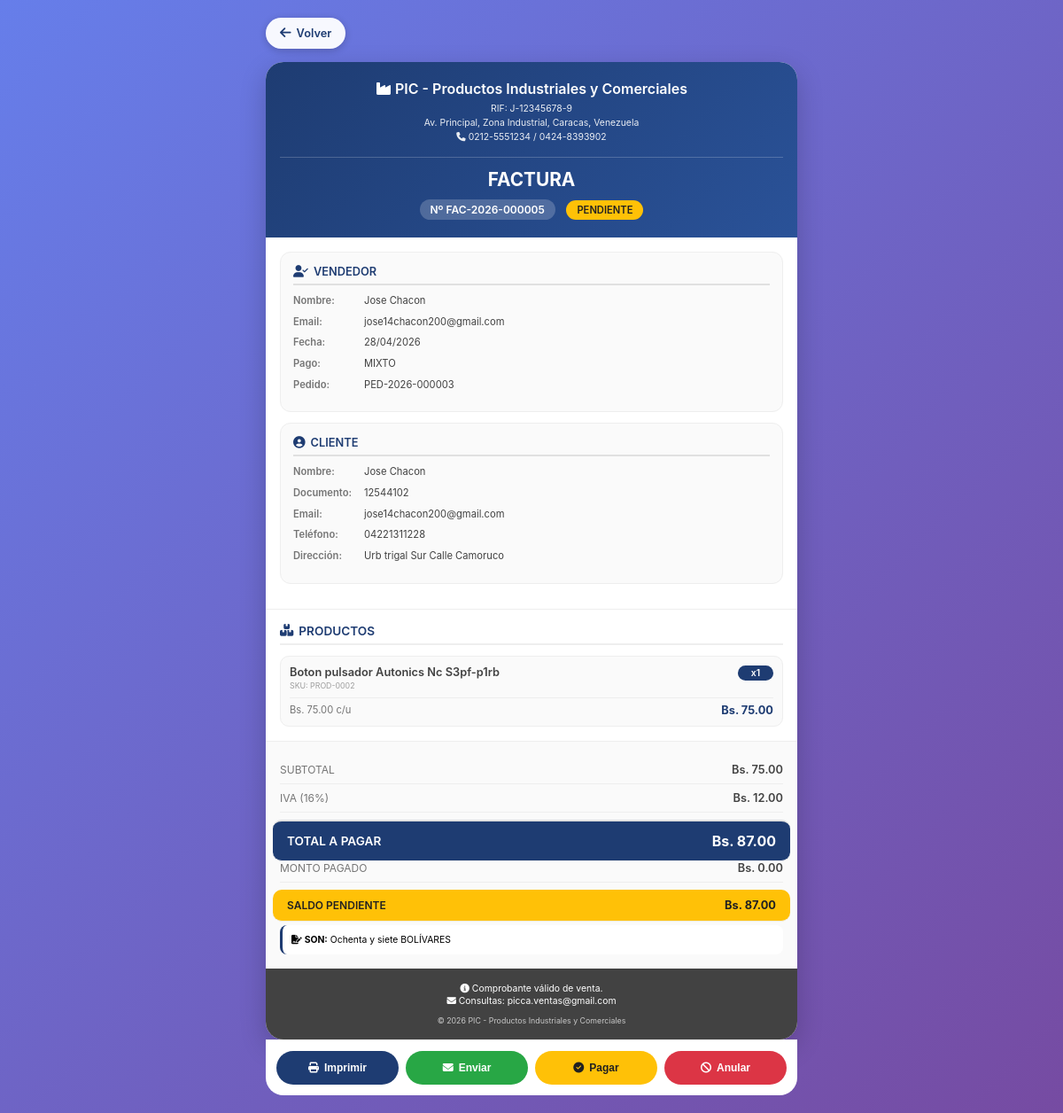
/facturacion/ver_factura.php?id=5 (signed in), run on an earlier commit of the app's database.
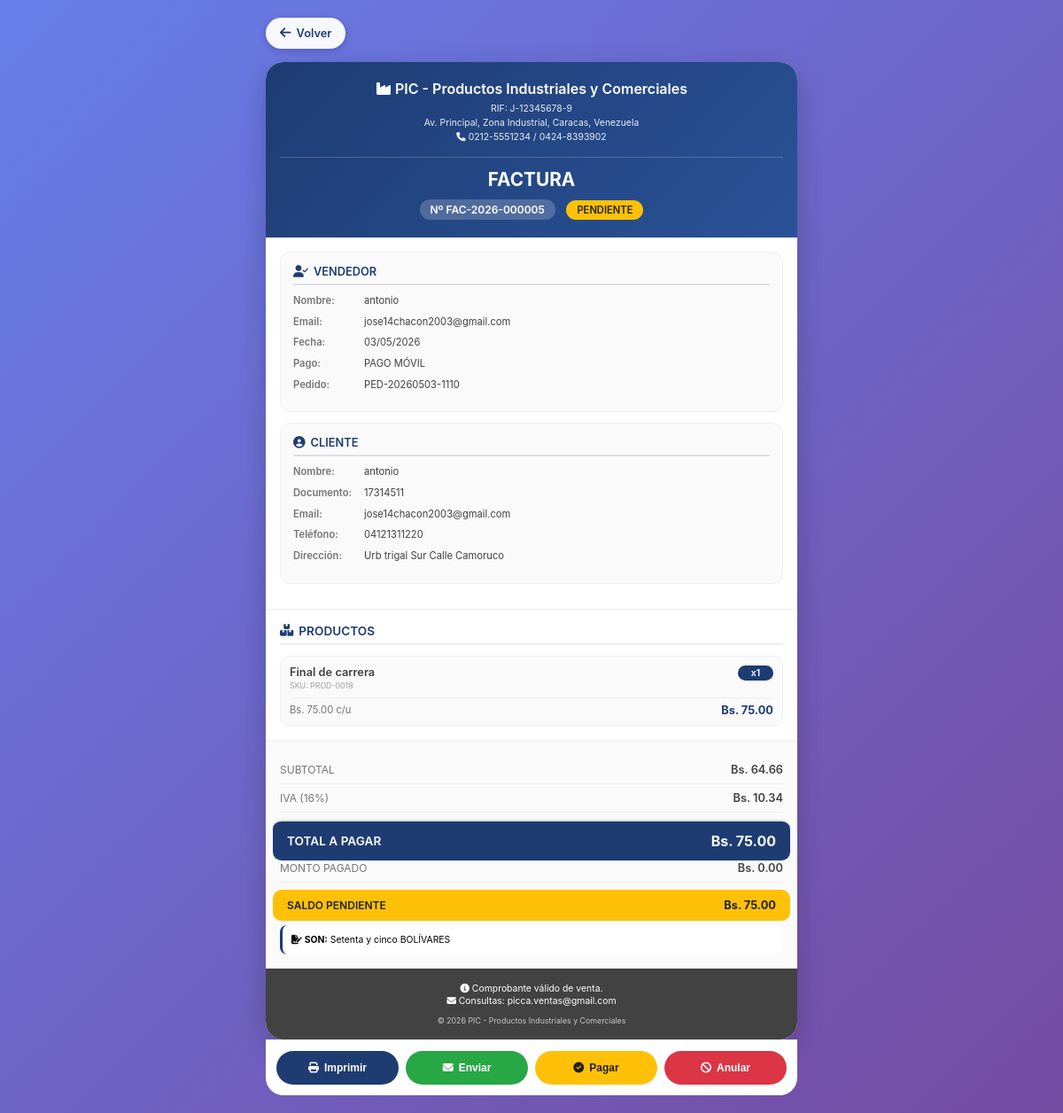
And on a later commit of the database.
### tables this page shows
CREATE TABLE `facturas` (
  `id` int NOT NULL AUTO_INCREMENT,
  `pedido_id` int DEFAULT NULL,
  `cliente_id` int NOT NULL,
  `numero_factura` varchar(20) NOT NULL,
  `fecha_emision` datetime DEFAULT CURRENT_TIMESTAMP,
  `fecha_vencimiento` date DEFAULT NULL,
  `subtotal` decimal(10,2) DEFAULT '0.00',
  `iva` decimal(10,2) DEFAULT '0.00',
  `total` decimal(10,2) NOT NULL DEFAULT '0.00',
  `metodo_pago` varchar(50) DEFAULT NULL,
  `estado` enum('pendiente','pagada','anulada') DEFAULT 'pendiente',
  `usuario_id` int DEFAULT NULL,
  `created_at` timestamp NULL DEFAULT CURRENT_TIMESTAMP,
  PRIMARY KEY (`id`),
  UNIQUE KEY `numero_factura` (`numero_factura`),
  UNIQUE KEY `pedido_id` (`pedido_id`),
  KEY `cliente_id` (`cliente_id`),
  CONSTRAINT `facturas_ibfk_1` FOREIGN KEY (`pedido_id`) REFERENCES `pedidos` (`id`) ON DELETE SET NULL,
  CONSTRAINT `facturas_ibfk_2` FOREIGN KEY (`cliente_id`) REFERENCES `clientes` (`id`) ON DELETE CASCADE
);

CREATE TABLE `users` (
  `id` int NOT NULL AUTO_INCREMENT,
  `nombre` varchar(100) NOT NULL,
  `correo` varchar(100) NOT NULL,
  `password` varchar(255) NOT NULL,
  `direccion` varchar(255) DEFAULT NULL,
  `estado` varchar(20) DEFAULT 'activo',
  `cedula` varchar(20) DEFAULT NULL,
  `telefono` varchar(20) DEFAULT NULL,
  `foto_perfil` varchar(255) DEFAULT NULL,
  `rol` varchar(20) DEFAULT 'usuario',
  `is_active` tinyint(1) DEFAULT '1',
  `email_verified` tinyint(1) DEFAULT '0',
  `verification_token` varchar(255) DEFAULT NULL,
  `last_login` datetime DEFAULT NULL,
  `created_at` timestamp NULL DEFAULT CURRENT_TIMESTAMP,
  PRIMARY KEY (`id`),
  UNIQUE KEY `correo` (`correo`),
  UNIQUE KEY `cedula` (`cedula`),
  KEY `idx_users_estado` (`estado`),
  KEY `idx_users_correo` (`correo`)
);

CREATE TABLE `pedidos` (
  `id` int NOT NULL AUTO_INCREMENT,
  `cliente_id` int DEFAULT NULL,
  `usuario_id` int DEFAULT NULL,
  `numero_pedido` varchar(20) NOT NULL,
  `fecha_pedido` datetime DEFAULT CURRENT_TIMESTAMP,
  `subtotal` decimal(10,2) NOT NULL DEFAULT '0.00',
  `impuesto` decimal(10,2) NOT NULL DEFAULT '0.00',
  `iva` decimal(10,2) NOT NULL DEFAULT '0.00',
  `total` decimal(10,2) NOT NULL DEFAULT '0.00',
  `estado` enum('pendiente','procesando','enviado','entregado','cancelado','facturado') DEFAULT 'pendiente',
  `metodo_pago` varchar(50) DEFAULT NULL,
  `referencia_pago` varchar(100) DEFAULT NULL,
  `comprobante_pago` varchar(255) DEFAULT NULL,
  `notas_cliente` text,
  `notas_internas` text,
  `observaciones` text,
  `fecha_facturacion` datetime DEFAULT NULL,
  `direccion_envio` text,
  `created_at` timestamp NULL DEFAULT CURRENT_TIMESTAMP,
  `updated_at` timestamp NULL DEFAULT CURRENT_TIMESTAMP ON UPDATE CURRENT_TIMESTAMP,
  PRIMARY KEY (`id`),
  UNIQUE KEY `numero_pedido` (`numero_pedido`),
  KEY `cliente_id` (`cliente_id`),
  KEY `usuario_id` (`usuario_id`),
  CONSTRAINT `pedidos_ibfk_1` FOREIGN KEY (`cliente_id`) REFERENCES `clientes` (`id`) ON DELETE SET NULL,
  CONSTRAINT `pedidos_ibfk_2` FOREIGN KEY (`usuario_id`) REFERENCES `users` (`id`) ON DELETE SET NULL
);

CREATE TABLE `clientes` (
  `id` int NOT NULL AUTO_INCREMENT,
  `tipo_documento` enum('cedula','ruc','pasaporte','dni') DEFAULT 'cedula',
  `documento` varchar(20) NOT NULL,
  `nombre` varchar(100) NOT NULL,
  `email` varchar(100) NOT NULL,
  `telefono` varchar(20) DEFAULT NULL,
  `direccion` text,
  `ciudad` varchar(50) DEFAULT NULL,
  `estado` enum('activo','inactivo','moroso') DEFAULT 'activo',
  `fecha_registro` datetime DEFAULT CURRENT_TIMESTAMP,
  PRIMARY KEY (`id`),
  UNIQUE KEY `documento` (`documento`)
);

CREATE TABLE `factura_detalles` (
  `id` int NOT NULL AUTO_INCREMENT,
  `factura_id` int NOT NULL,
  `producto_id` int NOT NULL,
  `cantidad` int NOT NULL DEFAULT '1',
  `precio_unitario` decimal(10,2) NOT NULL DEFAULT '0.00',
  `subtotal` decimal(10,2) NOT NULL DEFAULT '0.00',
  PRIMARY KEY (`id`),
  KEY `factura_id` (`factura_id`),
  KEY `producto_id` (`producto_id`),
  CONSTRAINT `factura_detalles_ibfk_1` FOREIGN KEY (`factura_id`) REFERENCES `facturas` (`id`) ON DELETE CASCADE,
  CONSTRAINT `factura_detalles_ibfk_2` FOREIGN KEY (`producto_id`) REFERENCES `products` (`id`) ON DELETE CASCADE
);

CREATE TABLE `products` (
  `id` int NOT NULL AUTO_INCREMENT,
  `sku` varchar(100) DEFAULT NULL,
  `name` varchar(255) NOT NULL,
  `price` decimal(10,2) NOT NULL,
  `image_url` varchar(512) DEFAULT NULL,
  `description` text,
  `category` varchar(100) DEFAULT 'General',
  `rating` decimal(2,1) DEFAULT '0.0',
  `views_count` int DEFAULT '0',
  `specs` text,
  `stock` int DEFAULT '0',
  `is_featured` tinyint(1) DEFAULT '0',
  `weight` decimal(10,2) DEFAULT '0.00',
  `dimensions` varchar(100) DEFAULT NULL,
  `currency` varchar(3) DEFAULT 'Bs',
  `active` tinyint(1) NOT NULL DEFAULT '1',
  `deleted_at` datetime DEFAULT NULL,
  `created_at` timestamp NULL DEFAULT CURRENT_TIMESTAMP,
  `updated_at` timestamp NULL DEFAULT CURRENT_TIMESTAMP ON UPDATE CURRENT_TIMESTAMP,
  PRIMARY KEY (`id`),
  UNIQUE KEY `sku` (`sku`)
);

### facturacion/ver_factura.php (the view, shortened to what the changed rows need)
<?php
$host = 'localhost';
$dbname = 'carrito_db';
$username = 'root';
$password = '';
try {
    $pdo = new PDO("mysql:host=$host;dbname=$dbname;charset=utf8", $username, $password);
    $pdo->setAttribute(PDO::ATTR_ERRMODE, PDO::ERRMODE_EXCEPTION);
    $pdo->setAttribute(PDO::ATTR_DEFAULT_FETCH_MODE, PDO::FETCH_ASSOC);
    $pdo->exec("SET time_zone = '-04:00'");
} catch (PDOException $e) {
    die("Error de conexión: " . htmlspecialchars($e->getMessage()));
}
$factura_id = $_GET['id'] ?? 0;
try {
    $stmt = $pdo->prepare("
        SELECT f.*,
               c.nombre as cliente_nombre,
               c.documento as cliente_documento,
               c.email as cliente_email,
               c.telefono as cliente_telefono,
               c.direccion as cliente_direccion,
               c.ciudad as cliente_ciudad,
               u.nombre as vendedor_nombre,
               u.correo as vendedor_email,
               p.numero_pedido,
               p.metodo_pago as pedido_metodo_pago,
               p.created_at as fecha_pedido,
               p.notas_internas as pedido_notas,
               p.observaciones
        FROM facturas f
        LEFT JOIN clientes c ON f.cliente_id = c.id
        LEFT JOIN users u ON f.usuario_id = u.id
        LEFT JOIN pedidos p ON f.pedido_id = p.id
        WHERE f.id = ?
    ");
    $stmt->execute([$factura_id]);
    $factura = $stmt->fetch();
    $metodo_pago_real = $factura['metodo_pago'];
    if (!empty($factura['pedido_metodo_pago']) && $factura['pedido_metodo_pago'] !== 'transferencia') {
        $metodo_pago_real = $factura['pedido_metodo_pago'];
    }
    $stmt = $pdo->prepare("
        SELECT fd.*,
               p.name as producto_nombre,
               p.sku,
               p.category as categoria,
               p.description as producto_descripcion
        FROM factura_detalles fd
        LEFT JOIN products p ON fd.producto_id = p.id
        WHERE fd.factura_id = ?
        ORDER BY fd.id
    ");
    $stmt->execute([$factura_id]);
    $detalles = $stmt->fetchAll();
    $total_pagado = ($factura['estado'] === 'pagada') ? $factura['total'] : 0;
    $saldo_pendiente = $factura['total'] - $total_pagado;
} catch (PDOException $e) {
    die("Error: " . htmlspecialchars($e->getMessage()));
}
function getMetodoPagoLegible($metodo) {
    $metodo = strtolower(trim($metodo));
    $mapa = [
        'efectivo' => 'EFECTIVO',
        'transferencia' => 'TRANSFERENCIA',
        'transferencia_bancaria' => 'TRANSFERENCIA',
        'pago_movil' => 'PAGO MÓVIL',
        'pago movil' => 'PAGO MÓVIL',
        'mixto' => 'MIXTO',
        'tarjeta' => 'TARJETA',
        'paypal' => 'PAYPAL',
        'zelle' => 'ZELLE',
        'cheque' => 'CHEQUE'
    ];
    return $mapa[$metodo] ?? strtoupper($metodo);
}
function numeroALetras($numero) {
    $formatter = new NumberFormatter("es", NumberFormatter::SPELLOUT);
    $entero = floor($numero);
    $decimal = round(($numero - $entero) * 100);
    $texto = ucfirst($formatter->format($entero)) . " BOLÍVARES";
    return $texto;
}
function formatearFecha($fecha) {
    return date('d/m/Y', strtotime($fecha));
}
function getEstadoBadge($estado) {
    $estados = [
        'pagada' => ['class' => 'success', 'text' => 'PAGADA'],
        'pendiente' => ['class' => 'warning', 'text' => 'PENDIENTE'],
        'anulada' => ['class' => 'danger', 'text' => 'ANULADA']
    ];
    $estado_key = strtolower($estado);
    $info = $estados[$estado_key] ?? ['class' => 'secondary', 'text' => strtoupper($estado)];
    return '<span class="badge badge-' . $info['class'] . '">' . $info['text'] . '</span>';
}
$metodo_pago_mostrar = getMetodoPagoLegible($metodo_pago_real);
$empresa_nombre = "PIC - Productos Industriales y Comerciales";
?>
<!DOCTYPE html>
<html lang="es">
<head>
    <link rel="stylesheet" href="https://cdnjs.cloudflare.com/ajax/libs/font-awesome/6.4.0/css/all.min.css">
</head>
<body>
    <div class="invoice-container">
        <div class="invoice">
            <div class="invoice-header">
                <div class="company-info">
                    <h1><i class="fas fa-industry"></i> <?php echo htmlspecialchars($empresa_nombre); ?></h1>
                </div>
                <div class="invoice-title">
                    <h2>FACTURA</h2>
                    <div>
                        <span class="invoice-number">Nº <?php echo htmlspecialchars($factura['numero_factura']); ?></span>
                        <?php echo getEstadoBadge($factura['estado']); ?>
                    </div>
                </div>
            </div>
            <div class="info-sections">
                <div class="info-block">
                    <div class="info-row">
                        <span class="info-label">Nombre:</span>
                        <span class="info-value"><?php echo htmlspecialchars($factura['vendedor_nombre'] ?? 'Sistema'); ?></span>
                    </div>
                    <div class="info-row">
                        <span class="info-label">Email:</span>
                        <span class="info-value"><?php echo htmlspecialchars($factura['vendedor_email'] ?? 'No especificado'); ?></span>
                    </div>
                    <div class="info-row">
                        <span class="info-label">Fecha:</span>
                        <span class="info-value"><?php echo formatearFecha($factura['fecha_emision']); ?></span>
                    </div>
                    <div class="info-row">
                        <span class="info-label">Pago:</span>
                        <span class="info-value"><?php echo $metodo_pago_mostrar; ?></span>
                    </div>
                    <?php if (!empty($factura['numero_pedido'])): ?>
                    <div class="info-row">
                        <span class="info-label">Pedido:</span>
                        <span class="info-value"><?php echo htmlspecialchars($factura['numero_pedido']); ?></span>
                    </div>
                    <?php endif; ?>
                </div>
                <div class="info-block">
                    <div class="info-row">
                        <span class="info-label">Nombre:</span>
                        <span class="info-value"><?php echo htmlspecialchars($factura['cliente_nombre'] ?? 'No especificado'); ?></span>
                    </div>
                    <div class="info-row">
                        <span class="info-label">Documento:</span>
                        <span class="info-value"><?php echo htmlspecialchars($factura['cliente_documento'] ?? 'No especificado'); ?></span>
                    </div>
                    <div class="info-row">
                        <span class="info-label">Email:</span>
                        <span class="info-value"><?php echo htmlspecialchars($factura['cliente_email'] ?? 'No especificado'); ?></span>
                    </div>
                    <div class="info-row">
                        <span class="info-label">Teléfono:</span>
                        <span class="info-value"><?php echo htmlspecialchars($factura['cliente_telefono'] ?? 'No especificado'); ?></span>
                    </div>
                    <div class="info-row">
                        <span class="info-label">Dirección:</span>
                        <span class="info-value"><?php echo htmlspecialchars($factura['cliente_direccion'] ?? 'No especificada'); ?></span>
                    </div>
                </div>
            </div>
            <div class="products-section">
                <div class="products-list">
                    <?php if (empty($detalles)): ?>
                    <div style="text-align: center; padding: 30px; color: var(--gray-500);">
                        <i class="fas fa-box-open" style="font-size: 2rem; margin-bottom: 10px; display: block;"></i>
                        Sin productos registrados
                    </div>
                    <?php else: ?>
                        <?php foreach ($detalles as $index => $detalle): ?>
                        <div class="product-item">
                            <div class="product-header">
                                <div>
                                    <div class="product-name"><?php echo htmlspecialchars($detalle['producto_nombre'] ?? 'Producto no disponible'); ?></div>
                                    <?php if (!empty($detalle['sku'])): ?>
                                    <div class="product-sku">SKU: <?php echo htmlspecialchars($detalle['sku']); ?></div>
                                    <?php endif; ?>
                                </div>
                                <div class="product-qty">x<?php echo number_format($detalle['cantidad'] ?? 0); ?></div>
                            </div>
                            <div class="product-footer">
                                <div class="product-price">Bs. <?php echo number_format($detalle['precio_unitario'] ?? 0, 2); ?> c/u</div>
                                <div class="product-subtotal">Bs. <?php echo number_format($detalle['subtotal'] ?? 0, 2); ?></div>
                            </div>
                        </div>
                        <?php endforeach; ?>
                    <?php endif; ?>
                </div>
            </div>
            <div class="totals-section">
                <div class="total-line">
                    <span>SUBTOTAL</span>
                    <span>Bs. <?php echo number_format($factura['subtotal'] ?? 0, 2); ?></span>
                </div>
                <div class="total-line">
                    <span>IVA (16%)</span>
                    <span>Bs. <?php echo number_format($factura['iva'] ?? 0, 2); ?></span>
                </div>
                <div class="total-line grand-total">
                    <span>TOTAL A PAGAR</span>
                    <span>Bs. <?php echo number_format($factura['total'] ?? 0, 2); ?></span>
                </div>
                <div class="total-line">
                    <span>MONTO PAGADO</span>
                    <span>Bs. <?php echo number_format($total_pagado, 2); ?></span>
                </div>
                <?php if ($factura['estado'] === 'pendiente' && $saldo_pendiente > 0): ?>
                <div class="total-line" style="background: var(--warning); margin: 8px -8px -8px -8px; padding: 10px 16px; border-radius: 10px;">
                    <span style="font-weight: 600; color: var(--gray-900);">SALDO PENDIENTE</span>
                    <span style="font-weight: 700; color: var(--gray-900);">Bs. <?php echo number_format($saldo_pendiente, 2); ?></span>
                </div>
                <?php endif; ?>
                <div class="amount-words">
                    <i class="fas fa-file-signature"></i> <strong>SON:</strong> <?php echo numeroALetras($factura['total'] ?? 0); ?>
                </div>
            </div>
        </div>
    </div>
</body>
</html>

What changed in the data, as far as the page shows it:
changed facturas "PENDIENTE": users.nombre "Jose Chacon" → "antonio"; users.correo "jose14chacon200@gmail.com" → "jose14chacon2003@gmail.com"; fecha_emision "28/04/2026" → "03/05/2026"; pedido.metodo_pago "MIXTO" → "PAGO MÓVIL"; pedido.numero_pedido "PED-2026-000003" → "PED-20260503-1110"; cliente.nombre "Jose Chacon" → "antonio"; cliente.documento "12544102" → "17314511"; cliente.email "jose14chacon200@gmail.com" → "jose14chacon2003@gmail.com"; cliente.telefono "04221311228" → "04121311220"; subtotal "75.00" → "64.66"; iva "12.00" → "10.34"; total "87.00" → "75.00"; total "Ochenta y siete BOLÍVARES" → "Setenta y cinco BOLÍVARES"
changed factura_detalles: producto.name "Boton pulsador Autonics Nc S3pf-p1rb" → "Final de carrera"; producto.sku "PROD-0002" → "PROD-0018"
